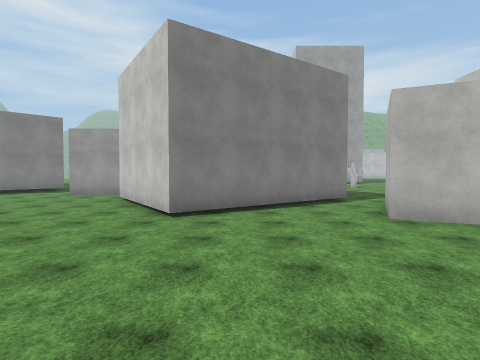
view 1 (above)

24 first-person views from a walk through a Unity game level. The camera is 1.5 m above the floor, tilts 2° down and sees 80° across. The floor is counted in squares, 2 m on a side. Each view is taken from the middle of a square. On the plan, view 1 faces up. The plan holds only what a view shows up to about 10 squares ahead; the rest is blank. The place goes on beyond the plan. Some surface patterns are stand-ins.

view 2
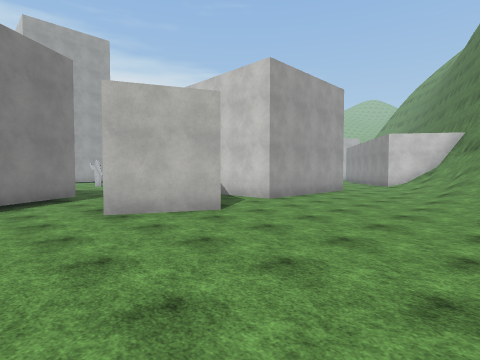

view 3
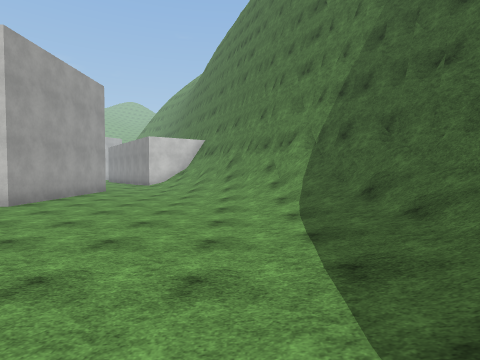

view 4
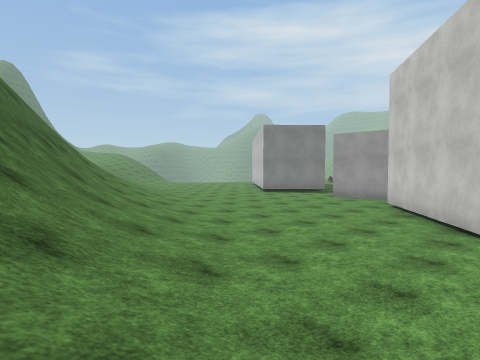

view 5
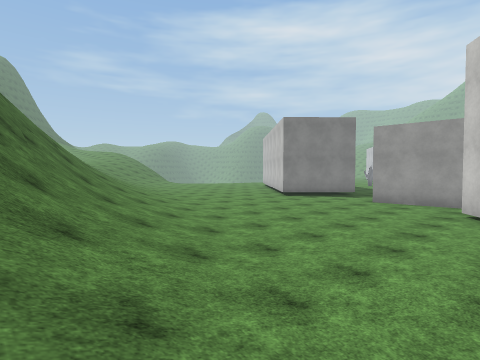

view 6
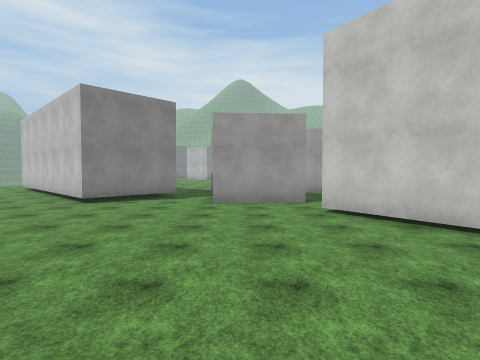

view 7
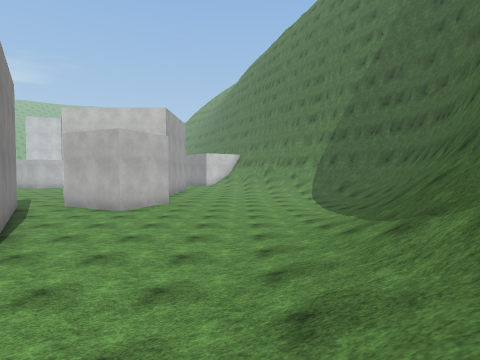

view 8
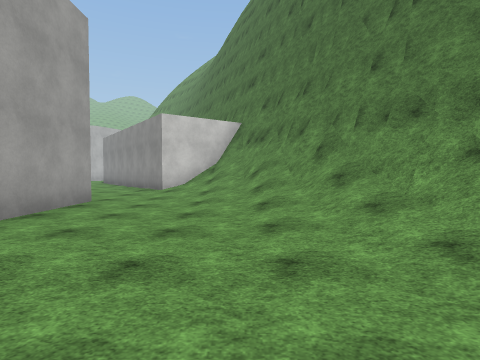

view 9
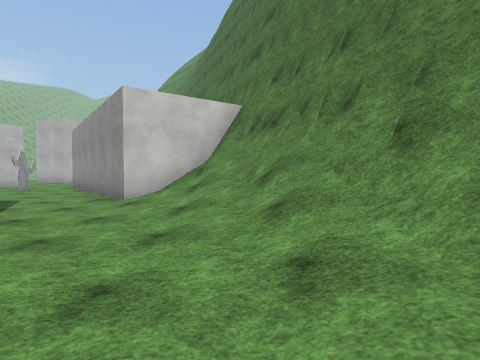

view 10
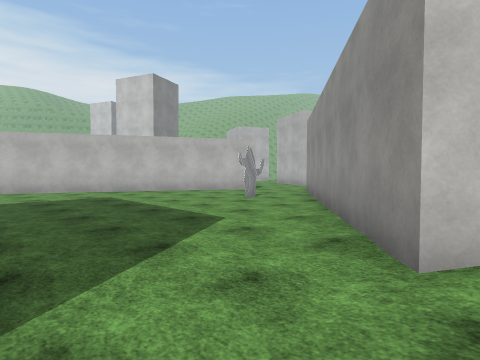

view 11
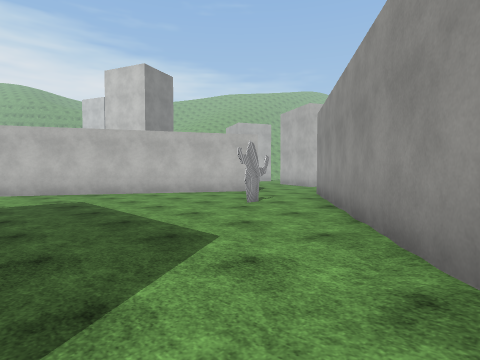

view 12
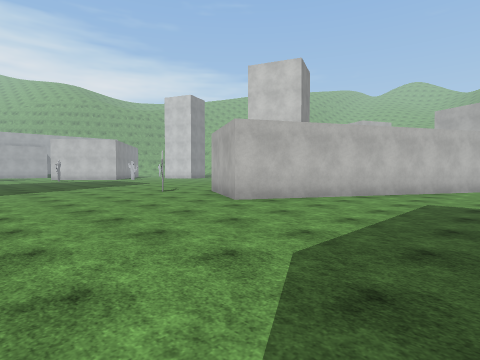

view 13
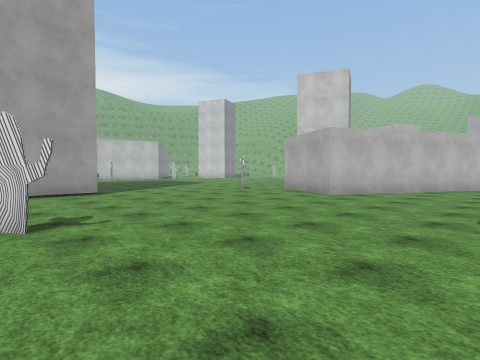

view 14
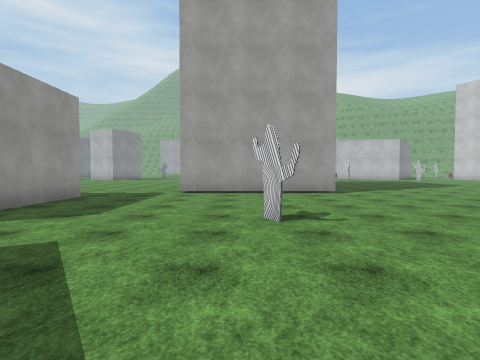

view 15
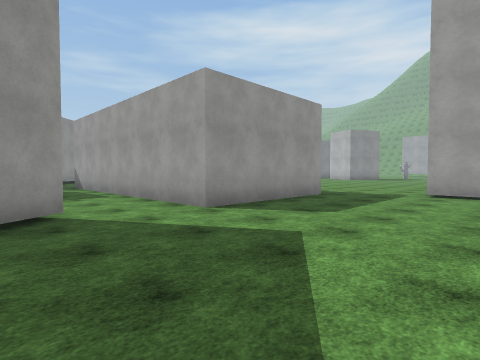

view 16
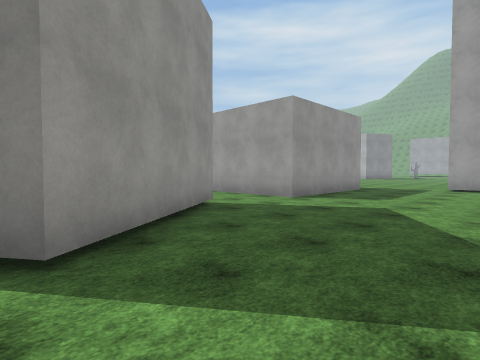

view 17
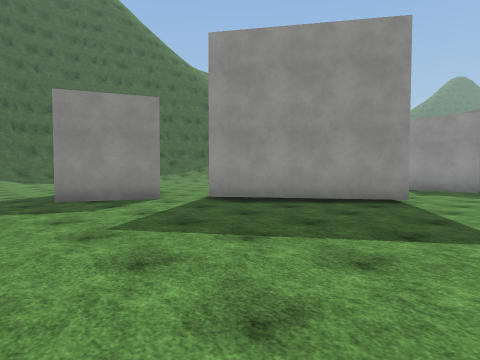

view 18
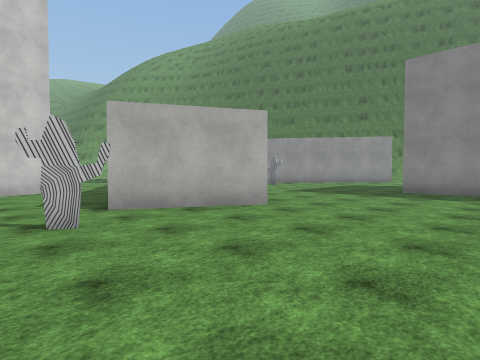

view 19
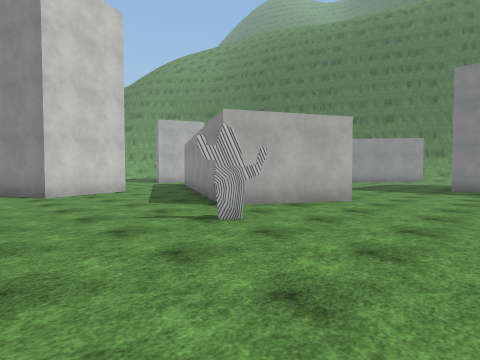

view 20
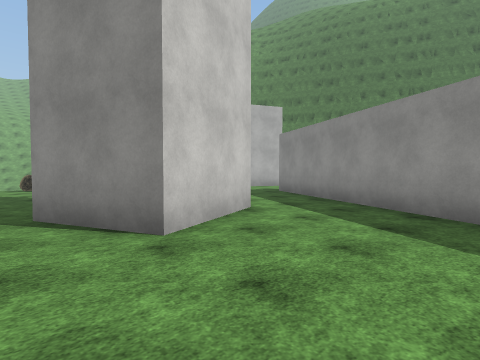

view 21
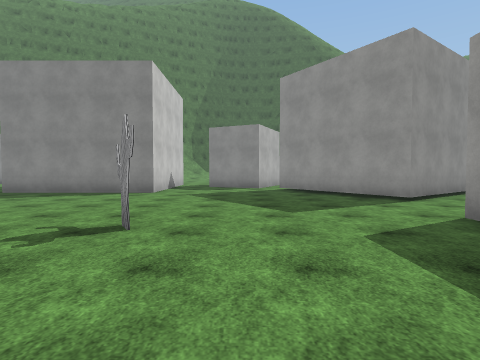

view 22
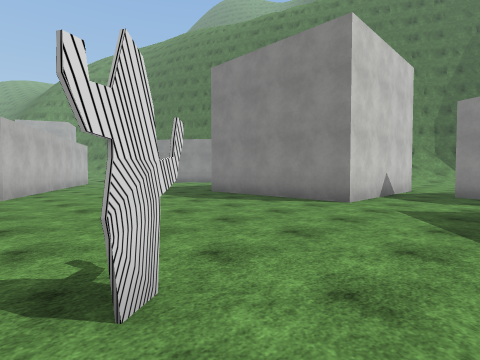

view 23
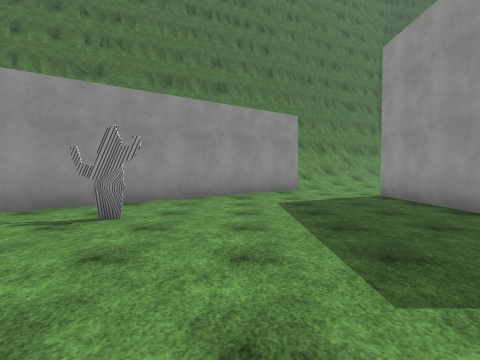

view 24
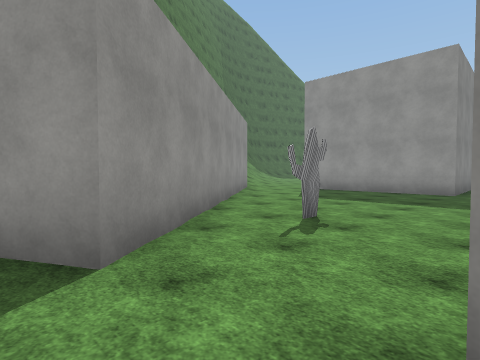

### Floor plan
Key: @ floor where view 1 was taken; # wall or solid block; . floor; / step, stairs or slope; = window, fence, low wall or low ledge; v drop or lower ground; C cactus.
Columns run from 12 left of view 1 to 23 right of it. Each row starts with its distance up from view 1.
 23                       .............
 22              ...      ...........##
 21              ...######..........##
 20              #............C......#
 19              #...................#
 18              #.............###.....
 17              #.............# ###....
 16        #######.....C......###  ###..
 15        .....................###  ###
 14        #......................###
 13 ####.  ##....#..................###
 12 .##..####..####...................#.
 11 ......... ##  #.....................
 10 ........##    ##....######.....C....
  9  ........#   ###....#    #.......###
  8   .......## ##..##..#    #......##
  7  .........###...###.#    #.....##
  6 ...........#....## .######...###
  5 //...............#..........##
  4 /////.......................##
  3 ==#////...................//##
  2 ####/////...............//=###
  1  v####/////...........//=####
  0      ### ///@........//####
 -1          ##////....//#####
 -2           ###//////#####
 -3             ##########
 -4               #####

Positions as (right, up) in squares from view 1, and headings:
1: (0, 0), facing up
2: (1, 0), facing up-right
3: (1, 0), facing right
4: (-1, 0), facing up-left
5: (-3, 1), facing up-left
6: (-6, 3), facing up
7: (-6, 2), facing right
8: (6, 2), facing right
9: (9, 2), facing right
10: (13, 4), facing up-right
11: (14, 5), facing up-right
12: (9, 11), facing up-right
13: (6, 12), facing up-right
14: (6, 12), facing up
15: (6, 12), facing up-left
16: (6, 9), facing up-left
17: (8, 15), facing down-left
18: (10, 21), facing down-right
19: (11, 23), facing down-right
20: (17, 23), facing down-right
21: (5, 20), facing down
22: (5, 17), facing down-right
23: (17, 14), facing down
24: (23, 12), facing down-left
